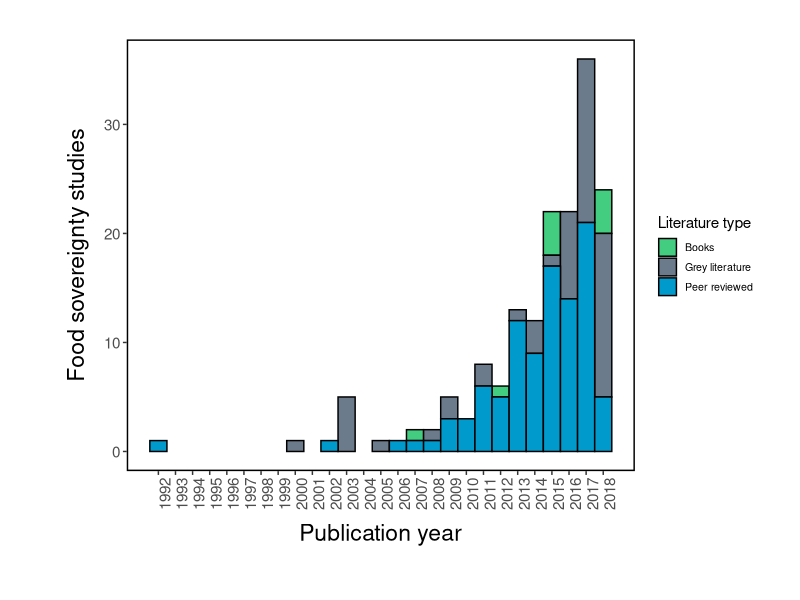
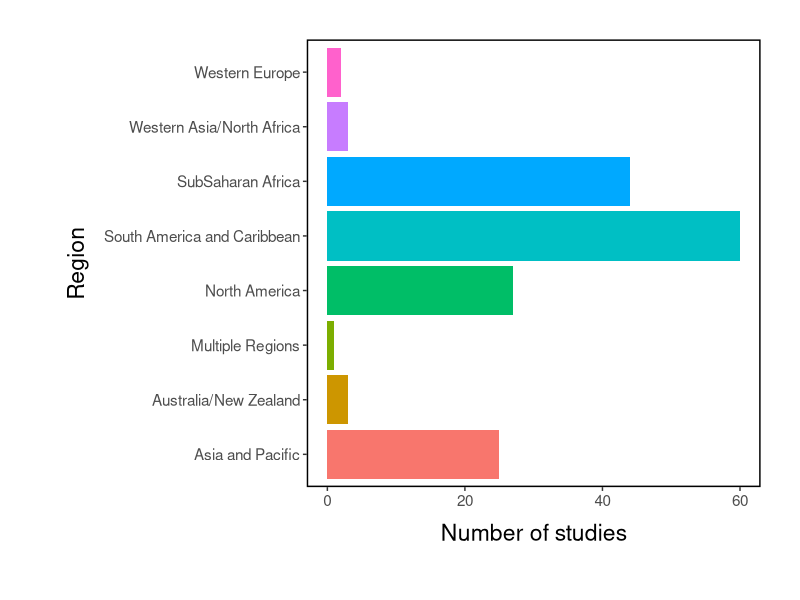
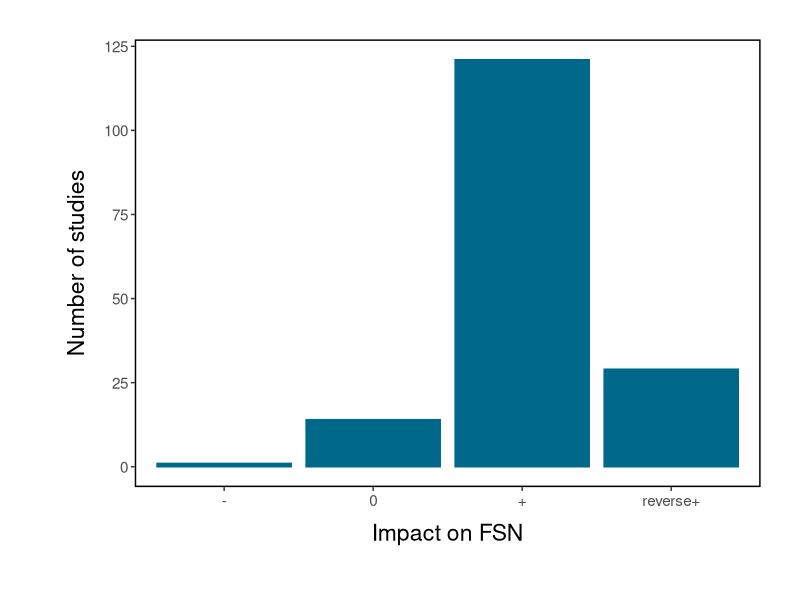
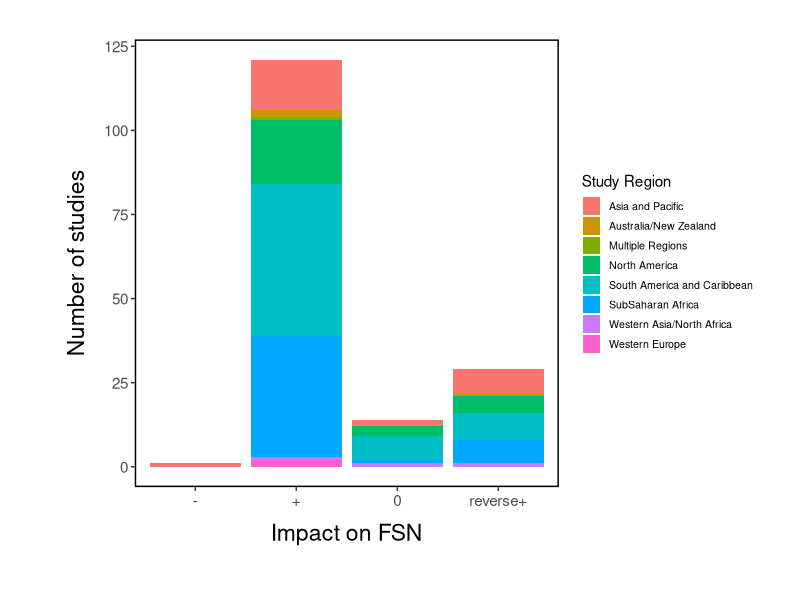
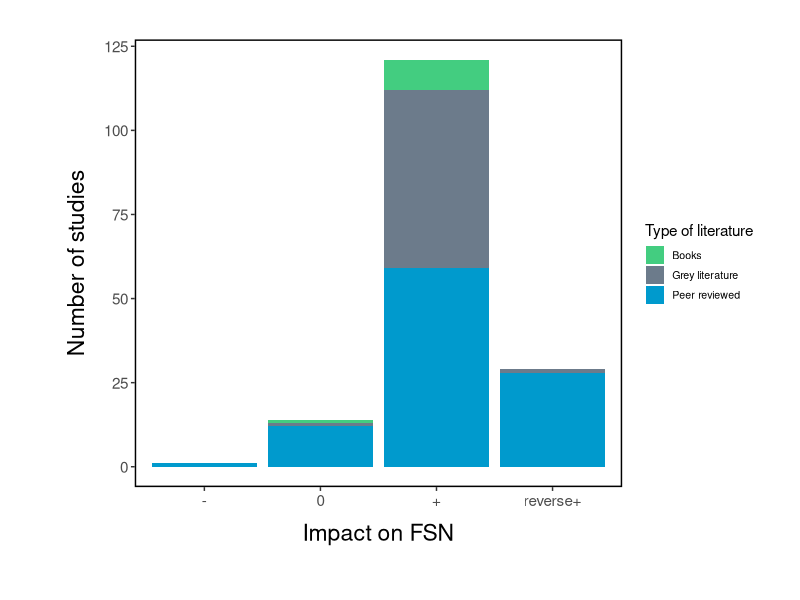
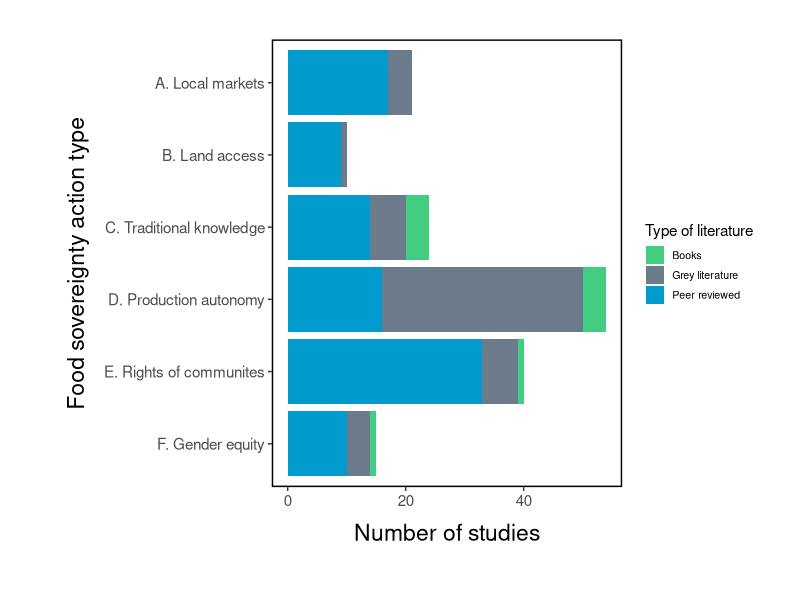
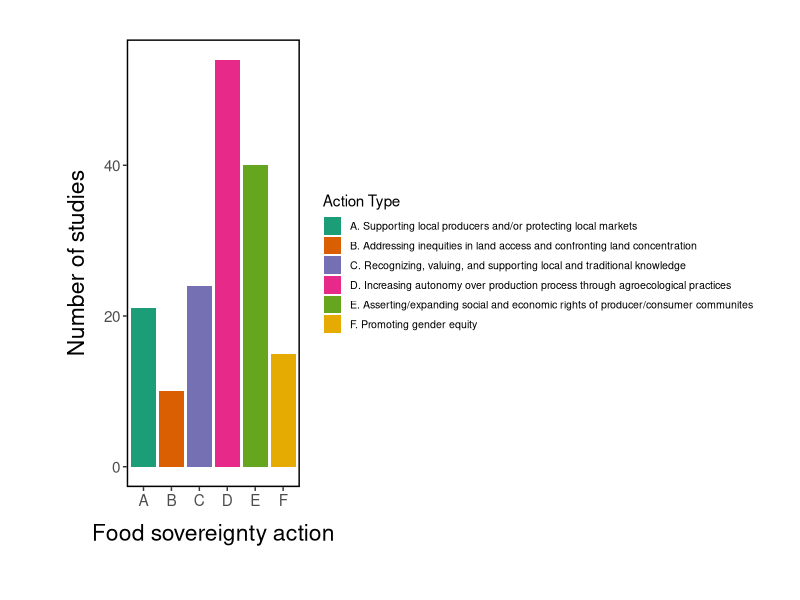
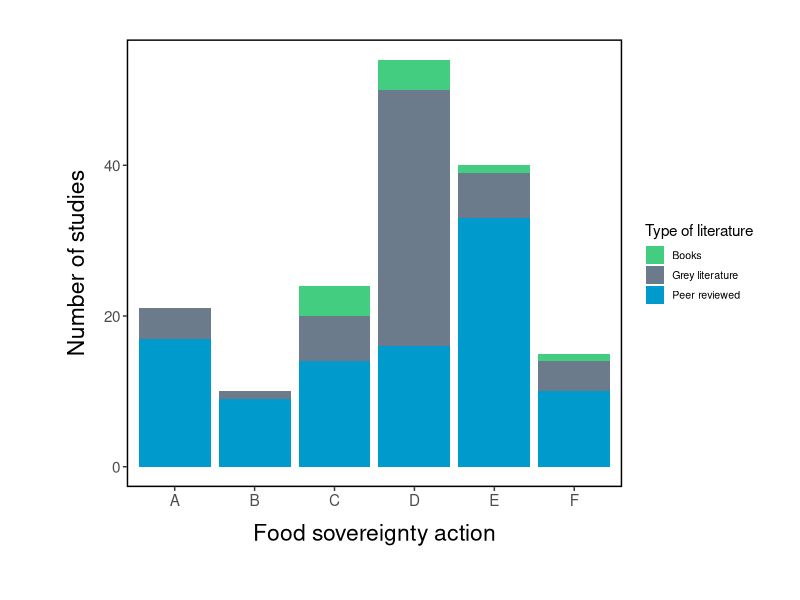

These figures' R source, in order:
# a system for sumarizing and graphing the rapid review of 
# the impacts of food sovereingty on FSN
# for the HLPE working group on agroecology
# by Devon Dampson, devonds@gmail.com

# load required packages
library(tidyverse)
library(RColorBrewer)

## this WD command is just for Marcela's computer.  Modify it to set the working directory where YOU keep your r scripts and data for this project. 
# setwd('~/Documents/FSRF FAO/HLPE/hlpe_reviews_fsv_r2f')

# load spreadsheet of keyed literature exported to working directory as .csv from google docs, exclude bias assesment
## (marcela, I changed the file name below because that is how it is downlading from google drive for me --DS)
fsv_data <- read_csv("input_data/fsv_data.csv")

# calculate some summaries of the keying process
# how many accessed and evaluted after screening? 
nrow(fsv_data)
# how many excluded? 
nrow(fsv_data)-sum(fsv_data$graded)

# remove excluded and ungraded studies
fsv_data <- filter(fsv_data, graded == TRUE & excluded == FALSE)

# how many keyed?
sum(fsv_data$graded)

# how many quantitative/qualitative/both? 
s_type_q <-  count(fsv_data, type_quant_qual)
s_type_q
# how many intervention / observation?
s_type_int <-  count(fsv_data, type_interv_observ)
s_type_int
# how many crossectional/longitudinal?
s_type_lat <- count(fsv_data, type_cross_case_long)
s_type_lat

# how many peer reviewed / grey 
fsv_data %>%
  group_by(type_peer_grey) %>%
  summarise(type = n())

fsv_data %>%
  group_by(measure_fsv,type_peer_grey) %>%
  summarise(type = n())
  
##  How many keyed per region
fsv_data %>%
  group_by(measure_fsv,study_region ) %>%
  summarise(type = n())

# pub date range
min(fsv_data$year)
max(fsv_data$year)

# graphs
#set color themes
my.theme=theme(axis.title.y=element_text(size=rel(1.5),margin = margin(t = 10, r = 10, b = 20, l = 20)),
               axis.title.x=element_text(size=rel(1.5),margin = margin(t = 10, r = 10, b = 10, l = 10)),
               axis.text= element_text(size = rel(1.0)),
               legend.key.size = unit(0.5, "cm"),
               legend.text = element_text(size = rel(0.7)),
               legend.background = element_rect(fill=NA, color="white"),
             legend.key = element_rect(fill = "white", color = NA),
             panel.border=element_rect(fill=NA,size=1,color="black"),
               panel.grid.major = element_blank(), panel.grid.minor = element_blank(), panel.background = element_rect(fill = "white"),
               strip.text = element_text(size = rel(1.2)),
               strip.background =  element_rect(fill = NA, colour = NA),
               plot.margin = unit(c(1,1,1,1), "cm"))

pr_color <- "deepskyblue4"
colors_lit_type <- c("seagreen3", "slategray4", "deepskyblue3")

# graphs that charectarize the sample: studies by pub year, region

# keyed studies by year ---
pubyears <- 1992:2018
ggplot(data = fsv_data, mapping = aes(x = year, fill = type_peer_grey)) +
  geom_bar(color = "black", width = 1) +
  scale_fill_manual(values = colors_lit_type, name = "Literature type") +
  theme(axis.text.x = element_text(angle = 90)) +
  labs(
    x = "Publication year",
    y = "Food sovereignty studies") +
  scale_x_continuous("Publication year", labels = pubyears, breaks = pubyears) +
  my.theme
ggsave("figures/FSv_1_Year and number of screened studies.png", width = 17, height = 10, pointsize=1.5, units = "cm") 


# keyed studies by region 
ggplot(data = fsv_data, mapping = aes(x = study_region, fill = study_region, na.rm = TRUE)) +
  geom_bar() +
  coord_flip() +
  theme(legend.position = "none") +
  labs(
    x = "Region",
    y = "Number of studies") +
  my.theme
    
ggsave("Region and Number of screened studies.png", width = 17, height = 10, pointsize=1.5, units = "cm") 


# report developed / developing
fsv_data %>%
  group_by(study_dev) %>%
  summarise(dev = n())

#calculate and chart several variables by impact on FSN 
fsv_impact <- fsv_data %>%
  count(impact_fsn) %>%
  drop_na(impact_fsn) 
colnames(fsv_impact) <- c("impact", "freq")
fsv_impact$impact <- factor(fsv_impact$impact, c("-", "0", "+", "reverse+"))

fsv_impact


# plot impact on FSN
ggplot(data = fsv_impact) + 
  geom_bar(mapping = aes(x = impact, y = freq), stat="identity", color=pr_color, fill=pr_color) +
  labs(x = "Impact on FSN",
      y = "Number of studies")+my.theme
ggsave("Impact on FSN and Number of screened studies.png", width = 10, height = 5, pointsize=1.5, units = "cm") 

# plot impact on FSN facited by region
ggplot(data = fsv_data, mapping = aes(x = impact_fsn, fill = study_region)) + 
  geom_bar() +
  scale_fill_discrete(name = "Study Region") +
  labs(x = "Impact on FSN",
       y = "Number of studies") +
    my.theme
ggsave("figures/Impact on FSN by Region.png", width = 17, height = 10, pointsize=1.5, units = "cm") 
 
# plot impact on FSN by Type of literature -Marcela
fsv_impactTypeLit <- fsv_data %>%
  count(impact_fsn, type_peer_grey) %>%
  drop_na(impact_fsn) 
colnames(fsv_impactTypeLit) <- c("impact", "Literature_type", "freq")
fsv_impactTypeLit$impact <- factor(fsv_impactTypeLit$impact, c("-", "0", "+", "reverse+"))

ggplot(data = fsv_impactTypeLit) + 
  geom_bar(mapping = aes(x = impact, y = freq, fill=Literature_type), stat="identity") + 
  scale_fill_manual(values=colors_lit_type, name = "Type of literature")+
  labs(x = "Impact on FSN",
      y = "Number of studies")+my.theme
ggsave("barImpactbyTypeLit.png", width = 15, height = 10, pointsize=1.5, units = "cm") 

# report impact on FSN
fsv_data %>%
  group_by(impact_fsn) %>%
  summarize(impact = n())

#calculate and chart several variables by generalization logic

# seperates the "measure_fsv" variable into a letter and a description,
# creating a new object called fsv_gen
fsv_gen <- fsv_data %>%
  count(measure_fsv, type_peer_grey) %>%
  drop_na(measure_fsv)   
colnames(fsv_gen) <- c("gen_logic", "lit_type", "freq") 
fsv_gen <- separate(data = fsv_gen, col = gen_logic, into = c("gen_id", "gen_def"), sep = ": ")
fsv_gen <- drop_na(fsv_gen)

# abreviate action type descriptions so that we can plot them later -DS
fsv_gen <- mutate(fsv_gen, 
                  action = str_c(gen_id, gen_def, sep = ". "))
fsv_gen <- mutate(fsv_gen, 
                  action_short = gen_id)
# abreviate descriptions
fsv_gen$action[fsv_gen$gen_id == "B"] <- "B. Addressing inequities in land access and confronting land concentration"
fsv_gen$action[fsv_gen$gen_id == "C"] <- "C. Recognizing, valuing, and supporting local and traditional knowledge"
fsv_gen$action[fsv_gen$gen_id == "D"] <- "D. Increasing autonomy over production process through agroecological practices"
fsv_gen$action[fsv_gen$gen_id == "E"] <- "E. Asserting/expanding social and economic rights of producer/consumer communites"

fsv_gen$action_short[fsv_gen$gen_id == "A"] <- "A. Local markets"
fsv_gen$action_short[fsv_gen$gen_id == "B"] <- "B. Land access"
fsv_gen$action_short[fsv_gen$gen_id == "C"] <- "C. Traditional knowledge"
fsv_gen$action_short[fsv_gen$gen_id == "D"] <- "D. Production autonomy"
fsv_gen$action_short[fsv_gen$gen_id == "E"] <- "E. Rights of communites"
fsv_gen$action_short[fsv_gen$gen_id == "F"] <- "F. Gender equity"

# Number of Studies by Food Sov Action Type, by Lit Type
# ***horizontal w abreviated action type names**** 
ggplot(data = fsv_gen) + 
  geom_bar(mapping = aes(x = reorder(action_short, desc(action_short)), y = freq, fill=lit_type), stat="identity") +
  labs( x = "Food sovereignty action type",
        y = "Number of studies") +
  coord_flip() +
  scale_fill_manual(values=colors_lit_type, name = "Type of literature") +
  my.theme
ggsave("figures/FSv_x_Number of studies by lit type in each FSv action type.png", width= 16.5, height = 8.5, units = "cm")


# OR plot number of studies by fsv action type, with legend to right
ggplot(data = fsv_gen) + 
  geom_bar(mapping = aes(x = gen_id, y = freq, fill=action), stat="identity") +
  labs( x = "Food sovereignty action",
        y = "Number of studies") +
  scale_fill_brewer(palette = "Dark2", name = "Action Type") +
  my.theme
ggsave("fsv bar plot n studies by action type with legend.png", width= 16.5, height = 8.5, units = "cm", pointsize = 1.5)

ggplot(data = fsv_gen) + 
  geom_bar(mapping = aes(x = gen_id, y = freq,  fill=lit_type), stat="identity") +
  scale_fill_manual(values=colors_lit_type, name = "Type of literature") +
  labs( x = "Food sovereignty action",
       y = "Number of studies") + 
  my.theme

# plot impact by region (devon)
ggplot(data = fsv_data) + 
  geom_bar(mapping = aes(x = study_region, fill=impact_fsn)) +
  labs( x = "Region",
        y = "Number of studies") + 
  scale_fill_brewer(palette = "Set1", name = "Impact on FSN") +
  my.theme +
  coord_flip()
ggsave("bar plot N studies by region and impact on fsn.png", width= 16.5, height = 8.5, units = "cm", pointsize = 1.5)


# plot impacts grouped by gen logic
fsv_data <- separate(data = fsv_data, col = measure_fsv, into = c("gen_id", "gen_def"), sep = ": ", remove = FALSE)
fsv_data$impact_fsn <- factor(fsv_data$impact_fsn, c("-", "0", "+", "reverse+"))

# abreviate action type descriptions so that we can plot them later -DS
fsv_data <- mutate(fsv_data, 
                  action_short = gen_id)
# short descriptions
fsv_data$action_short[fsv_data$gen_id == "A"] <- "A. Local markets"
fsv_data$action_short[fsv_data$gen_id == "B"] <- "B. Land access"
fsv_data$action_short[fsv_data$gen_id == "C"] <- "C. Traditional knowledge"
fsv_data$action_short[fsv_data$gen_id == "D"] <- "D. Production autonomy"
fsv_data$action_short[fsv_data$gen_id == "E"] <- "E. Rights of communites"
fsv_data$action_short[fsv_data$gen_id == "F"] <- "F. Gender equity"

fsv_data %>%
  drop_na(action_short) %>%
  ggplot() +
  geom_bar(mapping = aes(x = impact_fsn, fill = impact_fsn)) +
  scale_fill_brewer(palette = "Set2") +
  facet_wrap(~ action_short, nrow = 2) +
  theme(axis.text.x = element_text(angle = 90), legend.position = "none") +
  labs(x = "Impact of food sovereignty on FSN",
       y = "Number of studies") +
  my.theme
ggsave("figures/fsv_x impact facited by action type.png", height = 13, width = 27, pointsize = 1.5, units = "cm")

       
# plot conditionality by region (devon)
ggplot(data = fsv_data) + 
  geom_bar(mapping = aes(x = study_region, fill=conditionality)) +
  labs( x = "Region",
        y = "Number of studies") + 
  my.theme +
  coord_flip()
       

# proportion of + and reverse+ results
sum_impact <- fsv_data %>%
  group_by(gen_id, impact_fsn) %>%
  summarize(impact = n())
sum_impact

impact_by_action <- sum_impact %>%
  group_by(gen_id) %>%
  summarize(total = sum(impact),
            positive = sum(impact[impact_fsn == "+"]),
            reverse_pos = sum(impact[impact_fsn == "reverse+"]))
impact_by_action <- impact_by_action %>%
  mutate(portion_pos = positive / total,
         portion_pos_or_rev = (positive + reverse_pos) / total)
impact_by_action


# view negitive resutls
neg <- fsv_data %>%
  filter(impact_fsn == "-") %>%
  arrange(measure_fsv)
view(neg)
# view 0 outcomes
neutral <- fsv_data %>%
  filter(impact_fsn == "0") %>%
  arrange(measure_fsv)
view(neutral)

sum_impact %>%
  group_by(gen_id) %>%
  summarize(
    portion_positive = impact[impact_fsn == "+"] / sum(impact))
 


# plot causaltiy and conditionality
fsv_data %>%
  drop_na(causality) %>%
  ggplot() +
  geom_bar(mapping = aes(x = causality)) +
 theme(axis.text.x = element_text(angle = 90))

fsv_data %>%
  drop_na(conditionality) %>%
  ggplot() +
  geom_bar(mapping = aes(x = conditionality)) +
  theme(axis.text.x = element_text(angle = 90))



###Action type by region
str(fsv_data )
fsv_genSR <- fsv_data %>%
  count(measure_fsv, study_region) %>%
  drop_na(measure_fsv)   
colnames(fsv_genSR) <- c("gen_logic", "Study_region","freq") 
fsv_genSR <- separate(data = fsv_genSR, col = gen_logic, into = c("gen_id", "gen_def"), sep = ": ")
fsv_genSR <- drop_na(fsv_genSR)
fsv_genSR
cbp1 <- c("#addd8e", "olivedrab4", "black", "#2ca25f", "darkslategrey", "#2c7fb8", "grey20", "grey50")
ggplot(data = fsv_genSR) + 
  geom_bar(mapping = aes(x = gen_id, y = freq, fill=Study_region), stat="identity") +scale_fill_manual(values=cbp1, name = "Study region")+
  labs( x = "Food sovereignty action",
        y = "Number of studies") +my.theme
theme(legend.position = "none")

# plot impact by conditionality (devon)
ggplot(data = fsv_data) + 
  geom_bar(mapping = aes(x = conditionality, fill=impact_fsn)) +
  labs( x = "Conditionality",
        y = "Number of studies") + 
  my.theme +
  coord_flip()

